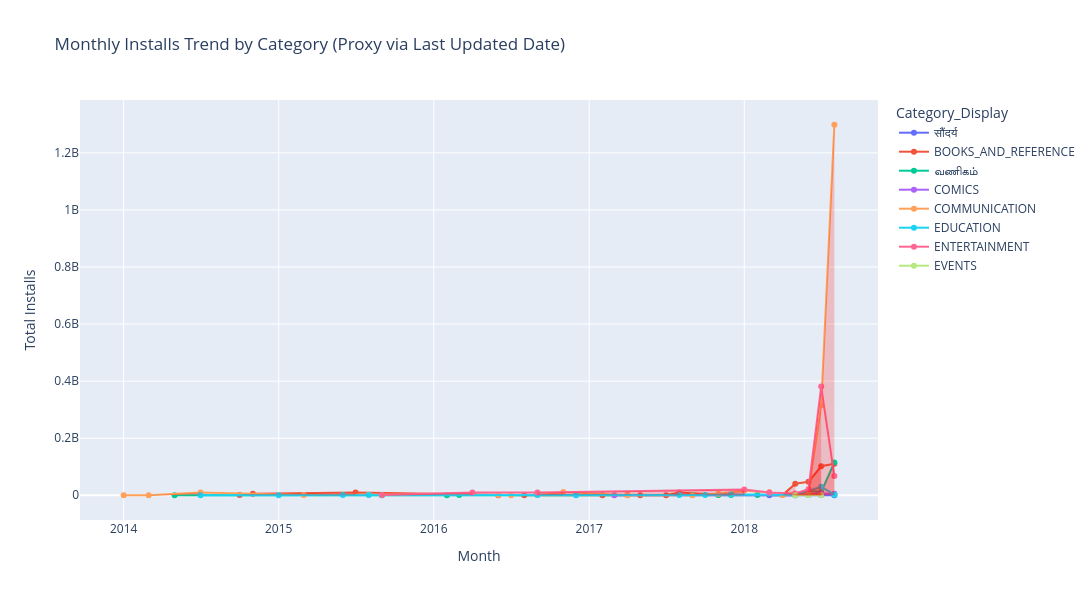

Write notebook code for a chart like this one.
### Code cell
india_time = datetime.now(pytz.timezone("Asia/Kolkata"))
current_hour = india_time.hour

if 18 <= current_hour < 21:

    fig3 = px.line(
        monthly_installs,
        x="Month",
        y="Installs",
        color="Category_Display",
        markers=True,
        title="Monthly Installs Trend by Category (Proxy via Last Updated Date)"
    )

    # Shade areas under curve where MoM growth > 20%, per category
    import plotly.graph_objects as go

    for cat in monthly_installs["Category_Display"].unique():
        cat_df = monthly_installs[monthly_installs["Category_Display"] == cat].sort_values("Month")
        sig = cat_df[cat_df["Significant_Growth"]]

        for _, row in sig.iterrows():
            month_idx = cat_df[cat_df["Month"] == row["Month"]].index[0]
            pos = cat_df.index.get_loc(month_idx)
            if pos == 0:
                continue
            prev_row = cat_df.iloc[pos - 1]

            fig3.add_trace(go.Scatter(
                x=[prev_row["Month"], row["Month"]],
                y=[prev_row["Installs"], row["Installs"]],
                fill="tozeroy",
                mode="none",
                fillcolor="rgba(255, 0, 0, 0.2)",
                showlegend=False,
                hoverinfo="skip"
            ))

    fig3.update_layout(
        xaxis_title="Month",
        yaxis_title="Total Installs",
        width=1100,
        height=600
    )

    fig3.show()

    os.makedirs("outputs", exist_ok=True)
    fig3.write_html("outputs/task3_timeseries.html")

else:
    print("This chart is only available between 6 PM and 9 PM IST.")

### Figure 1 — Plotly figure (JSON) as saved in the notebook; plotly's stock layout.template omitted (floating-point values rounded to 4 significant figures)
{"data": [{"hovertemplate": "Category_Display=सौंदर्य<br>Month=%{x}<br>Installs=%{y}<extra></extra>", "legendgroup": "सौंदर्य", "line": {"color": "#636efa", "dash": "solid"}, "marker": {"symbol": "circle"}, "mode": "lines+markers", "name": "सौंदर्य", "orientation": "v", "showlegend": true, "type": "scatter", "x": ["2018-03-01T00:00:00.000000000", "2018-06-01T00:00:00.000000000", "2018-07-01T00:00:00.000000000", "2018-08-01T00:00:00.000000000"], "xaxis": "x", "y": [5000.0, 1000000.0, 1000000.0, 100000.0], "yaxis": "y"}, {"hovertemplate": "Category_Display=BOOKS_AND_REFERENCE<br>Month=%{x}<br>Installs=%{y}<extra></extra>", "legendgroup": "BOOKS_AND_REFERENCE", "line": {"color": "#EF553B", "dash": "solid"}, "marker": {"symbol": "circle"}, "mode": "lines+markers", "name": "BOOKS_AND_REFERENCE", "orientation": "v", "showlegend": true, "type": "scatter", "x": ["2014-10-01T00:00:00.000000000", "2014-11-01T00:00:00.000000000", "2015-07-01T00:00:00.000000000", "2016-06-01T00:00:00.000000000", "2016-08-01T00:00:00.000000000", "2017-02-01T00:00:00.000000000", "2017-04-01T00:00:00.000000000", "2017-05-01T00:00:00.000000000", "2017-07-01T00:00:00.000000000", "2017-08-01T00:00:00.000000000", "2017-11-01T00:00:00.000000000", "2018-04-01T00:00:00.000000000", "2018-05-01T00:00:00.000000000", "2018-06-01T00:00:00.000000000", "2018-07-01T00:00:00.000000000", "2018-08-01T00:00:00.000000000"], "xaxis": "x", "y": [500000.0, 5000000.0, 10000000.0, 60000.0, 100000.0, 100000.0, 1000000.0, 100000.0, 100000.0, 10010000.0, 2000000.0, 1050000.0, 40600000.0, 47100000.0, 101600000.0, 110000000.0], "yaxis": "y"}, {"hovertemplate": "Category_Display=வணிகம்<br>Month=%{x}<br>Installs=%{y}<extra></extra>", "legendgroup": "வணிகம்", "line": {"color": "#00cc96", "dash": "solid"}, "marker": {"symbol": "circle"}, "mode": "lines+markers", "name": "வணிகம்", "orientation": "v", "showlegend": true, "type": "scatter", "x": ["2014-05-01T00:00:00.000000000", "2015-09-01T00:00:00.000000000", "2016-02-01T00:00:00.000000000", "2016-03-01T00:00:00.000000000", "2017-09-01T00:00:00.000000000", "2017-11-01T00:00:00.000000000", "2017-12-01T00:00:00.000000000", "2018-02-01T00:00:00.000000000", "2018-05-01T00:00:00.000000000", "2018-06-01T00:00:00.000000000", "2018-07-01T00:00:00.000000000", "2018-08-01T00:00:00.000000000"], "xaxis": "x", "y": [100000.0, 100000.0, 10000.0, 1000000.0, 1000000.0, 500000.0, 1001000.0, 1000000.0, 100000.0, 15200000.0, 11600000.0, 115100000.0], "yaxis": "y"}, {"hovertemplate": "Category_Display=COMICS<br>Month=%{x}<br>Installs=%{y}<extra></extra>", "legendgroup": "COMICS", "line": {"color": "#ab63fa", "dash": "solid"}, "marker": {"symbol": "circle"}, "mode": "lines+markers", "name": "COMICS", "orientation": "v", "showlegend": true, "type": "scatter", "x": ["2017-03-01T00:00:00.000000000", "2018-05-01T00:00:00.000000000", "2018-07-01T00:00:00.000000000", "2018-08-01T00:00:00.000000000"], "xaxis": "x", "y": [100000.0, 100000.0, 6000000.0, 5050000.0], "yaxis": "y"}, {"hovertemplate": "Category_Display=COMMUNICATION<br>Month=%{x}<br>Installs=%{y}<extra></extra>", "legendgroup": "COMMUNICATION", "line": {"color": "#FFA15A", "dash": "solid"}, "marker": {"symbol": "circle"}, "mode": "lines+markers", "name": "COMMUNICATION", "orientation": "v", "showlegend": true, "type": "scatter", "x": ["2014-01-01T00:00:00.000000000", "2014-03-01T00:00:00.000000000", "2014-07-01T00:00:00.000000000", "2015-03-01T00:00:00.000000000", "2015-08-01T00:00:00.000000000", "2016-06-01T00:00:00.000000000", "2016-07-01T00:00:00.000000000", "2016-09-01T00:00:00.000000000", "2016-11-01T00:00:00.000000000", "2017-04-01T00:00:00.000000000", "2017-09-01T00:00:00.000000000", "2017-11-01T00:00:00.000000000", "2018-01-01T00:00:00.000000000", "2018-03-01T00:00:00.000000000", "2018-04-01T00:00:00.000000000", "2018-05-01T00:00:00.000000000", "2018-06-01T00:00:00.000000000", "2018-07-01T00:00:00.000000000", "2018-08-01T00:00:00.000000000"], "xaxis": "x", "y": [100000.0, 100000.0, 10000000.0, 1000000.0, 2000000.0, 1000000.0, 110000.0, 1000000.0, 11000000.0, 100000.0, 50000.0, 5000000.0, 16000000.0, 10100000.0, 1000000.0, 5000000.0, 11100000.0, 315700000.0, 1299000000.0], "yaxis": "y"}, {"hovertemplate": "Category_Display=EDUCATION<br>Month=%{x}<br>Installs=%{y}<extra></extra>", "legendgroup": "EDUCATION", "line": {"color": "#19d3f3", "dash": "solid"}, "marker": {"symbol": "circle"}, "mode": "lines+markers", "name": "EDUCATION", "orientation": "v", "showlegend": true, "type": "scatter", "x": ["2014-07-01T00:00:00.000000000", "2015-01-01T00:00:00.000000000", "2015-06-01T00:00:00.000000000", "2015-08-01T00:00:00.000000000", "2016-09-01T00:00:00.000000000", "2016-12-01T00:00:00.000000000", "2017-08-01T00:00:00.000000000", "2017-10-01T00:00:00.000000000", "2017-12-01T00:00:00.000000000", "2018-05-01T00:00:00.000000000", "2018-07-01T00:00:00.000000000", "2018-08-01T00:00:00.000000000"], "xaxis": "x", "y": [10000.0, 100000.0, 1000000.0, 1000000.0, 1000000.0, 100000.0, 1000000.0, 1000000.0, 3000000.0, 2100000.0, 29500000.0, 2000000.0], "yaxis": "y"}, {"hovertemplate": "Category_Display=ENTERTAINMENT<br>Month=%{x}<br>Installs=%{y}<extra></extra>", "legendgroup": "ENTERTAINMENT", "line": {"color": "#FF6692", "dash": "solid"}, "marker": {"symbol": "circle"}, "mode": "lines+markers", "name": "ENTERTAINMENT", "orientation": "v", "showlegend": true, "type": "scatter", "x": ["2015-09-01T00:00:00.000000000", "2016-04-01T00:00:00.000000000", "2016-09-01T00:00:00.000000000", "2018-01-01T00:00:00.000000000", "2018-03-01T00:00:00.000000000", "2018-05-01T00:00:00.000000000", "2018-06-01T00:00:00.000000000", "2018-07-01T00:00:00.000000000", "2018-08-01T00:00:00.000000000"], "xaxis": "x", "y": [1000000.0, 10000000.0, 10000000.0, 20000000.0, 10000000.0, 6000000.0, 21100000.0, 380800000.0, 67200000.0], "yaxis": "y"}, {"hovertemplate": "Category_Display=EVENTS<br>Month=%{x}<br>Installs=%{y}<extra></extra>", "legendgroup": "EVENTS", "line": {"color": "#B6E880", "dash": "solid"}, "marker": {"symbol": "circle"}, "mode": "lines+markers", "name": "EVENTS", "orientation": "v", "showlegend": true, "type": "scatter", "x": ["2018-05-01T00:00:00.000000000", "2018-06-01T00:00:00.000000000", "2018-07-01T00:00:00.000000000"], "xaxis": "x", "y": [10000.0, 500000.0, 1100000.0], "yaxis": "y"}, {"fill": "tozeroy", "fillcolor": "rgba(255, 0, 0, 0.2)", "hoverinfo": "skip", "mode": "none", "showlegend": false, "type": "scatter", "x": ["2018-03-01T00:00:00", "2018-06-01T00:00:00"], "y": [5000, 1000000]}, {"fill": "tozeroy", "fillcolor": "rgba(255, 0, 0, 0.2)", "hoverinfo": "skip", "mode": "none", "showlegend": false, "type": "scatter", "x": ["2014-10-01T00:00:00", "2014-11-01T00:00:00"], "y": [500000, 5000000]}, {"fill": "tozeroy", "fillcolor": "rgba(255, 0, 0, 0.2)", "hoverinfo": "skip", "mode": "none", "showlegend": false, "type": "scatter", "x": ["2014-11-01T00:00:00", "2015-07-01T00:00:00"], "y": [5000000, 10000000]}, {"fill": "tozeroy", "fillcolor": "rgba(255, 0, 0, 0.2)", "hoverinfo": "skip", "mode": "none", "showlegend": false, "type": "scatter", "x": ["2016-06-01T00:00:00", "2016-08-01T00:00:00"], "y": [60000, 100000]}, {"fill": "tozeroy", "fillcolor": "rgba(255, 0, 0, 0.2)", "hoverinfo": "skip", "mode": "none", "showlegend": false, "type": "scatter", "x": ["2017-02-01T00:00:00", "2017-04-01T00:00:00"], "y": [100000, 1000000]}, {"fill": "tozeroy", "fillcolor": "rgba(255, 0, 0, 0.2)", "hoverinfo": "skip", "mode": "none", "showlegend": false, "type": "scatter", "x": ["2017-07-01T00:00:00", "2017-08-01T00:00:00"], "y": [100000, 10010000]}, {"fill": "tozeroy", "fillcolor": "rgba(255, 0, 0, 0.2)", "hoverinfo": "skip", "mode": "none", "showlegend": false, "type": "scatter", "x": ["2018-04-01T00:00:00", "2018-05-01T00:00:00"], "y": [1050000, 40600000]}, {"fill": "tozeroy", "fillcolor": "rgba(255, 0, 0, 0.2)", "hoverinfo": "skip", "mode": "none", "showlegend": false, "type": "scatter", "x": ["2018-06-01T00:00:00", "2018-07-01T00:00:00"], "y": [47100000, 101600000]}, {"fill": "tozeroy", "fillcolor": "rgba(255, 0, 0, 0.2)", "hoverinfo": "skip", "mode": "none", "showlegend": false, "type": "scatter", "x": ["2016-02-01T00:00:00", "2016-03-01T00:00:00"], "y": [10000, 1000000]}, {"fill": "tozeroy", "fillcolor": "rgba(255, 0, 0, 0.2)", "hoverinfo": "skip", "mode": "none", "showlegend": false, "type": "scatter", "x": ["2017-11-01T00:00:00", "2017-12-01T00:00:00"], "y": [500000, 1001000]}, {"fill": "tozeroy", "fillcolor": "rgba(255, 0, 0, 0.2)", "hoverinfo": "skip", "mode": "none", "showlegend": false, "type": "scatter", "x": ["2018-05-01T00:00:00", "2018-06-01T00:00:00"], "y": [100000, 15200000]}, {"fill": "tozeroy", "fillcolor": "rgba(255, 0, 0, 0.2)", "hoverinfo": "skip", "mode": "none", "showlegend": false, "type": "scatter", "x": ["2018-07-01T00:00:00", "2018-08-01T00:00:00"], "y": [11600000, 115100000]}, {"fill": "tozeroy", "fillcolor": "rgba(255, 0, 0, 0.2)", "hoverinfo": "skip", "mode": "none", "showlegend": false, "type": "scatter", "x": ["2018-05-01T00:00:00", "2018-07-01T00:00:00"], "y": [100000, 6000000]}, {"fill": "tozeroy", "fillcolor": "rgba(255, 0, 0, 0.2)", "hoverinfo": "skip", "mode": "none", "showlegend": false, "type": "scatter", "x": ["2014-03-01T00:00:00", "2014-07-01T00:00:00"], "y": [100000, 10000000]}, {"fill": "tozeroy", "fillcolor": "rgba(255, 0, 0, 0.2)", "hoverinfo": "skip", "mode": "none", "showlegend": false, "type": "scatter", "x": ["2015-03-01T00:00:00", "2015-08-01T00:00:00"], "y": [1000000, 2000000]}, {"fill": "tozeroy", "fillcolor": "rgba(255, 0, 0, 0.2)", "hoverinfo": "skip", "mode": "none", "showlegend": false, "type": "scatter", "x": ["2016-07-01T00:00:00", "2016-09-01T00:00:00"], "y": [110000, 1000000]}, {"fill": "tozeroy", "fillcolor": "rgba(255, 0, 0, 0.2)", "hoverinfo": "skip", "mode": "none", "showlegend": false, "type": "scatter", "x": ["2016-09-01T00:00:00", "2016-11-01T00:00:00"], "y": [1000000, 11000000]}, {"fill": "tozeroy", "fillcolor": "rgba(255, 0, 0, 0.2)", "hoverinfo": "skip", "mode": "none", "showlegend": false, "type": "scatter", "x": ["2017-09-01T00:00:00", "2017-11-01T00:00:00"], "y": [50000, 5000000]}, {"fill": "tozeroy", "fillcolor": "rgba(255, 0, 0, 0.2)", "hoverinfo": "skip", "mode": "none", "showlegend": false, "type": "scatter", "x": ["2017-11-01T00:00:00", "2018-01-01T00:00:00"], "y": [5000000, 16000000]}, {"fill": "tozeroy", "fillcolor": "rgba(255, 0, 0, 0.2)", "hoverinfo": "skip", "mode": "none", "showlegend": false, "type": "scatter", "x": ["2018-04-01T00:00:00", "2018-05-01T00:00:00"], "y": [1000000, 5000000]}, {"fill": "tozeroy", "fillcolor": "rgba(255, 0, 0, 0.2)", "hoverinfo": "skip", "mode": "none", "showlegend": false, "type": "scatter", "x": ["2018-05-01T00:00:00", "2018-06-01T00:00:00"], "y": [5000000, 11100000]}, {"fill": "tozeroy", "fillcolor": "rgba(255, 0, 0, 0.2)", "hoverinfo": "skip", "mode": "none", "showlegend": false, "type": "scatter", "x": ["2018-06-01T00:00:00", "2018-07-01T00:00:00"], "y": [11100000, 315730000]}, {"fill": "tozeroy", "fillcolor": "rgba(255, 0, 0, 0.2)", "hoverinfo": "skip", "mode": "none", "showlegend": false, "type": "scatter", "x": ["2018-07-01T00:00:00", "2018-08-01T00:00:00"], "y": [315730000, 1298510000]}, {"fill": "tozeroy", "fillcolor": "rgba(255, 0, 0, 0.2)", "hoverinfo": "skip", "mode": "none", "showlegend": false, "type": "scatter", "x": ["2014-07-01T00:00:00", "2015-01-01T00:00:00"], "y": [10000, 100000]}, {"fill": "tozeroy", "fillcolor": "rgba(255, 0, 0, 0.2)", "hoverinfo": "skip", "mode": "none", "showlegend": false, "type": "scatter", "x": ["2015-01-01T00:00:00", "2015-06-01T00:00:00"], "y": [100000, 1000000]}, {"fill": "tozeroy", "fillcolor": "rgba(255, 0, 0, 0.2)", "hoverinfo": "skip", "mode": "none", "showlegend": false, "type": "scatter", "x": ["2016-12-01T00:00:00", "2017-08-01T00:00:00"], "y": [100000, 1000000]}, {"fill": "tozeroy", "fillcolor": "rgba(255, 0, 0, 0.2)", "hoverinfo": "skip", "mode": "none", "showlegend": false, "type": "scatter", "x": ["2017-10-01T00:00:00", "2017-12-01T00:00:00"], "y": [1000000, 3000000]}, {"fill": "tozeroy", "fillcolor": "rgba(255, 0, 0, 0.2)", "hoverinfo": "skip", "mode": "none", "showlegend": false, "type": "scatter", "x": ["2018-05-01T00:00:00", "2018-07-01T00:00:00"], "y": [2100000, 29500000]}, {"fill": "tozeroy", "fillcolor": "rgba(255, 0, 0, 0.2)", "hoverinfo": "skip", "mode": "none", "showlegend": false, "type": "scatter", "x": ["2015-09-01T00:00:00", "2016-04-01T00:00:00"], "y": [1000000, 10000000]}, {"fill": "tozeroy", "fillcolor": "rgba(255, 0, 0, 0.2)", "hoverinfo": "skip", "mode": "none", "showlegend": false, "type": "scatter", "x": ["2016-09-01T00:00:00", "2018-01-01T00:00:00"], "y": [10000000, 20000000]}, {"fill": "tozeroy", "fillcolor": "rgba(255, 0, 0, 0.2)", "hoverinfo": "skip", "mode": "none", "showlegend": false, "type": "scatter", "x": ["2018-05-01T00:00:00", "2018-06-01T00:00:00"], "y": [6000000, 21100000]}, {"fill": "tozeroy", "fillcolor": "rgba(255, 0, 0, 0.2)", "hoverinfo": "skip", "mode": "none", "showlegend": false, "type": "scatter", "x": ["2018-06-01T00:00:00", "2018-07-01T00:00:00"], "y": [21100000, 380800000]}, {"fill": "tozeroy", "fillcolor": "rgba(255, 0, 0, 0.2)", "hoverinfo": "skip", "mode": "none", "showlegend": false, "type": "scatter", "x": ["2018-05-01T00:00:00", "2018-06-01T00:00:00"], "y": [10000, 500000]}, {"fill": "tozeroy", "fillcolor": "rgba(255, 0, 0, 0.2)", "hoverinfo": "skip", "mode": "none", "showlegend": false, "type": "scatter", "x": ["2018-06-01T00:00:00", "2018-07-01T00:00:00"], "y": [500000, 1100000]}], "layout": {"height": 600, "legend": {"title": {"text": "Category_Display"}, "tracegroupgap": 0}, "title": {"text": "Monthly Installs Trend by Category (Proxy via Last Updated Date)"}, "width": 1100, "xaxis": {"anchor": "y", "domain": [0, 1], "title": {"text": "Month"}}, "yaxis": {"anchor": "x", "domain": [0, 1], "title": {"text": "Total Installs"}}}}
